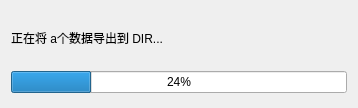
<?xml version="1.0" encoding="UTF-8"?>
<ui version="4.0">
 <class>ToExcel</class>
 <widget class="QWidget" name="ToExcel">
  <property name="geometry">
   <rect>
    <x>0</x>
    <y>0</y>
    <width>358</width>
    <height>108</height>
   </rect>
  </property>
  <property name="windowTitle">
   <string>Form</string>
  </property>
  <layout class="QVBoxLayout" name="verticalLayout">
   <item>
    <widget class="QLabel" name="label">
     <property name="maximumSize">
      <size>
       <width>16777215</width>
       <height>50</height>
      </size>
     </property>
     <property name="styleSheet">
      <string notr="true">font: 10pt &quot;微软雅黑&quot;;</string>
     </property>
     <property name="text">
      <string>正在将 a个数据导出到 DIR...</string>
     </property>
    </widget>
   </item>
   <item>
    <widget class="QProgressBar" name="progressBar">
     <property name="value">
      <number>24</number>
     </property>
    </widget>
   </item>
  </layout>
 </widget>
 <resources/>
 <connections/>
</ui>
